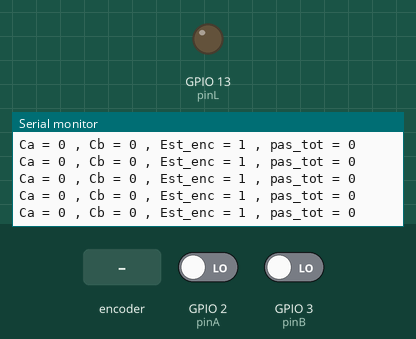
The sketch below on a simulated ESP32. On the bench: output pins drawn as LEDs (lit = HIGH), the last lines printed to the serial monitor. Inputs (shaded band) come from the test bench; at power-on: GPIO 2 (pinA) LOW, GPIO 3 (pinB) LOW.

Above: at 1.2 s.
1.3 s: rotary encoder on GPIO 2 (pinA) / GPIO 3 (pinB) turned 2 steps (second pin leading)
At 2.4 s:
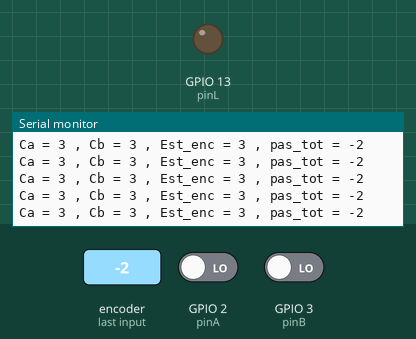
4.7 s: rotary encoder on GPIO 2 (pinA) / GPIO 3 (pinB) turned 3 steps (first pin leading)
At 5.5 s:
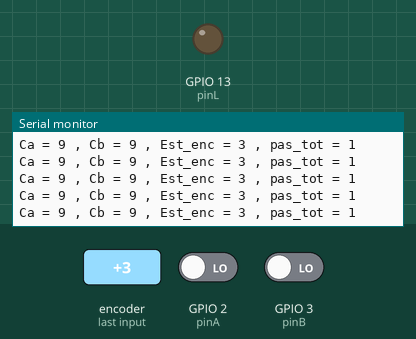
Timing chart, 0 to 7.7 s (numbered marks = the images above; inputs shaded):
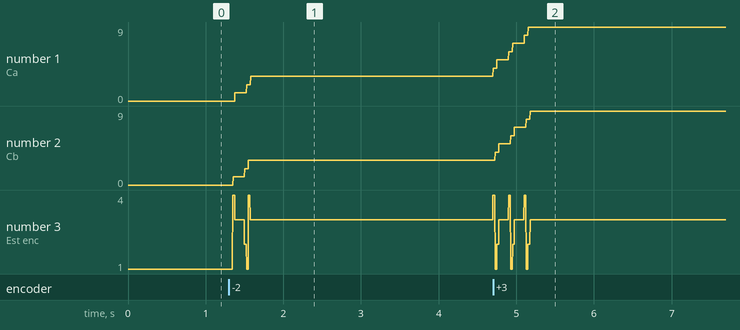

The sketch:

encoders_prueba_1.ino
```cpp
int pinL = 13;
int pinA = 2;
int pinB = 3;
int ca = 0;
int cb = 0;
int est_enc = 0;
long pas_tot = 0;

volatile int state = LOW;

void setup() {
    pinMode(pinL, OUTPUT);
    activarEncoder(pinA,pinB);
    Serial.begin(115200);
}

void loop() {
    digitalWrite(pinL, state);
    //delay(100);
    //int est_enc = obt_est(pinA,pinB);
    Serial.print("Ca = " + String(ca));
    Serial.print(" , Cb = " + String(cb));
    Serial.print(" , Est_enc = " + String(est_enc));
    Serial.println(" , pas_tot = " + String(pas_tot));
}
```

Encoder.ino
```cpp
float pasprev = 500;
unsigned long ultimotpa = 0;
unsigned long ultimotpb = 0;
unsigned long ultimopa = 0;
unsigned long ultimopb = 0;


void activarEncoder(int pA, int pB){
  // se ponen como entradas los puertos del encoder
  pinMode(pA, INPUT);
  pinMode(pB, INPUT);
  // se incializan las bases de tiempo
  ultimotpa = 0;
  ultimotpb = 0;
  ultimopa = 0;
  ultimopb = 0;
  // se verifica el estado
  est_enc = obt_est(pA,pB);
  //
  esp_pro_est(pA, pB, est_enc);
}

void ENCODERA() {
  // obtengo el delta de tiempo entre flancos
  ultimopa = ultimotpa - micros();
  ultimotpa = micros();

  pro_est_A(pinA,pinB,est_enc);
  // aumento el contador de pasos
  ca++;
}

void ENCODERB() {
  // obtengo el delta de tiempo entre flancos
  ultimopb = ultimotpb - micros();
  ultimotpb = micros();

  pro_est_B(pinA,pinB,est_enc);
  // aumento el contador de pasos
  cb++;
}

// obtenemos el estado inicial donde se encuentra el encoder
int obt_est(int pA,int pB){
  int x = digitalRead(pA)*2 + digitalRead(pB);
  switch(x){
    case 0:
      x = 1;
      break;
    case 2:
      x = 2;
      break;
    case 3:
      x = 3;
      break;
    case 1:
      x = 4;
      break;
  }
  return x;
}

void esp_pro_est(int pA,int pB,int est_enc){
  switch(est_enc){
    case 1:
      attachInterrupt(digitalPinToInterrupt(pA), ENCODERA, RISING);
      attachInterrupt(digitalPinToInterrupt(pB), ENCODERB, RISING);
      break;
    case 2:
      attachInterrupt(digitalPinToInterrupt(pA), ENCODERA, FALLING);
      attachInterrupt(digitalPinToInterrupt(pB), ENCODERB, RISING);
      break;
    case 3:
      attachInterrupt(digitalPinToInterrupt(pA), ENCODERA, FALLING);
      attachInterrupt(digitalPinToInterrupt(pB), ENCODERB, FALLING);
      break;
    case 4:
      attachInterrupt(digitalPinToInterrupt(pA), ENCODERA, RISING);
      attachInterrupt(digitalPinToInterrupt(pB), ENCODERB, FALLING);
      break;
  }
}

int pro_est_A(int pA,int pB,int estado){
  int x = 0;
  switch(estado){
    case 1:
      x = 2;
      break;
    case 2:
      x = 1;
      break;
    case 3:
      x = 4;
      break;
    case 4:
      x = 3;
      break;
  }
  est_enc = x;
  esp_pro_est(pA,pB,x);
}

void pro_est_B(int pA,int pB,int estado){
  int x = 0;
  switch(estado){
    case 1:
      x = 4;
      pas_tot--;
      break;
    case 2:
      x = 3;
      break;
    case 3:
      x = 2;
      break;
    case 4:
      x = 1;
      pas_tot++;
      break;
  }
  est_enc = x;
  esp_pro_est(pA,pB,x);
}
```

Measured:
- after the input at 1.3 s, the serial monitor: prints a new line after 0.05 s (image 1)
- after the input at 4.7 s, the serial monitor: prints a new line at once (image 2)
- plotted number 1: 0 → 3 after the input at 1.3 s, 3 → 9 after the input at 4.7 s
- plotted number 2: 0 → 3 after the input at 1.3 s, 3 → 9 after the input at 4.7 s
- plotted number 3: 1 → 4 after the input at 1.3 s
